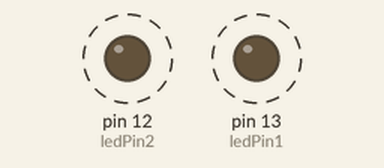
Bench run of a sketch on a simulated Arduino Uno, built with avr-gcc and run on an emulated ATmega328P. On the bench: output pins drawn as LEDs (lit = HIGH). Dashed ring = blinking. What the sketch prints to the serial monitor is not drawn.

Above: at 0.2 s.
Timing chart, 0 to 4.6 s (numbered marks = the images above):
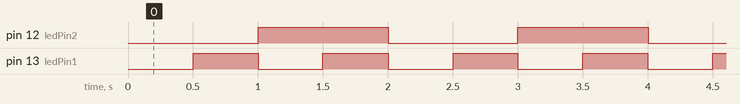

The sketch:

nodelayUse_blink.ino
```cpp
int ledPin1 = 13;

int ledPin2 = 12;

int count = 0;

int ledState1 = LOW;

int ledState2 = LOW;

long previousMillis = 0;

long interval = 500;

void setup()

{

  pinMode( ledPin1,OUTPUT);

  pinMode( ledPin2,OUTPUT);

  Serial.begin(9600);

}

void loop()

{

  unsigned long currentMillis = millis();   //cpu에서 clock으로 1 ms씩 올라가는 함수

    if( currentMillis - previousMillis >= interval) { //500-0이 500이 되면 pre는 500 넣어주고

      previousMillis = currentMillis;

        if(ledState1 == LOW)

          ledState1 = HIGH;

        else

          ledState1 = LOW;

       digitalWrite(ledPin1,ledState1); // ->0.5초마다 점멸
       Serial.println(currentMillis);
       ++count;

       if(count%2==0) //current가 1000이 되면 led2 켜짐 -> 1초마다 점멸

       {

          if(ledState2 == LOW)

               ledState2 = HIGH;

          else

              ledState2 = LOW;

          digitalWrite(ledPin2,ledState2);

    }

  }

}
```

Measured:
- by itself, pin 12 (ledPin2): alternates HIGH for 1.0 s and LOW for 1.0 s
- by itself, pin 13 (ledPin1): alternates HIGH for 0.50 s and LOW for 0.50 s
- by itself, everything shown: repeats every 2.0 s, in 4 steps
